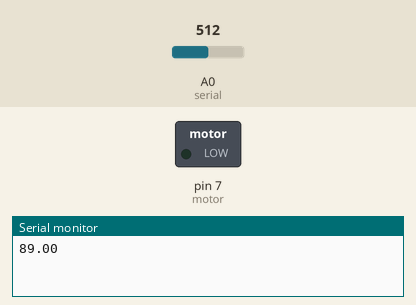
This sketch was run on a simulated Arduino Uno, built with avr-gcc and run on an emulated ATmega328P. Parts: switched loads named in the sketch (green lamp = pin HIGH), the last lines printed to the serial monitor. The inputs (shaded band) are chosen by the test bench; at power-on: A0 (serial) = 512.

Above: at 1.8 s.
1.9 s: A0 (serial) set to 713
4.2 s: A0 (serial) set to 740
At 7.1 s:
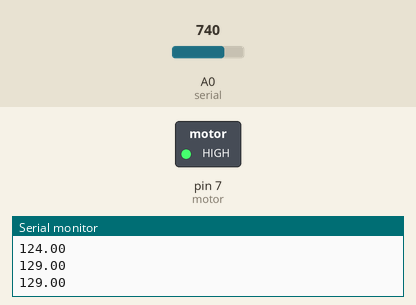
7.5 s: A0 (serial) set to 716
At 9.4 s:
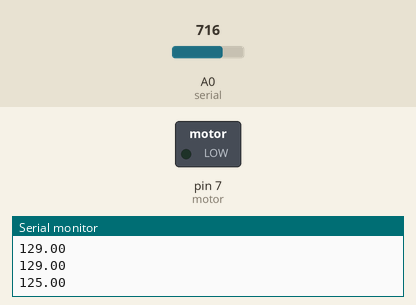
10.5 s: A0 (serial) set to 900
At 13.0 s:
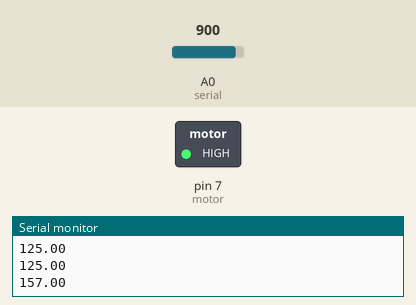
Timing chart, 0 to 14.5 s (numbered marks = the images above; inputs shaded):
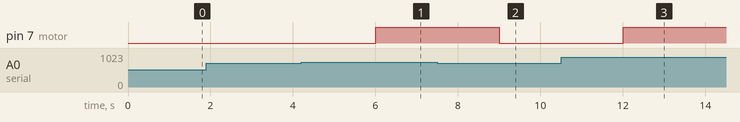

The sketch:

DC_Motor_Code.ino
```cpp
int serial = 0;
int motor = 7;
void setup () {
 pinMode(motor,OUTPUT);
 pinMode(serial,INPUT);
 Serial.begin(9600);
}

void loop () {
 int sensorValue;
 sensorValue = analogRead(serial);
 delay(1000);
 float digitalValue = map(sensorValue, 0, 1023, 0, 179);
 Serial.println(digitalValue);
 analogWrite(motor,digitalValue);

}
```

Measured:
- the behaviour switches between 731 and 732 on A0 (serial) (found by bisection; images 0 and 1)
- after the input at 4.2 s, pin 7 (motor): LOW → HIGH after 1.8 s
- after the input at 7.5 s, pin 7 (motor): HIGH → LOW after 1.5 s
- after the input at 10.5 s, pin 7 (motor): LOW → HIGH after 1.5 s
